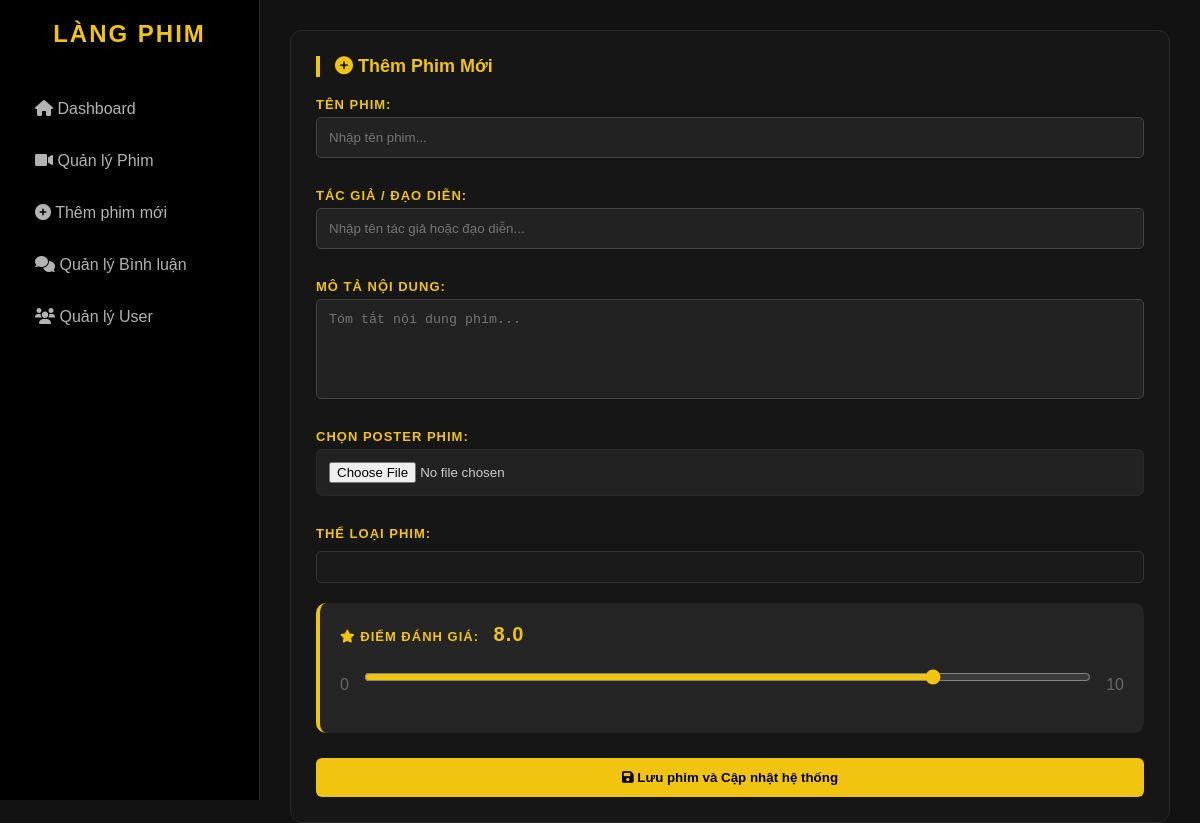
The page /admin/add-movie.php on the database as committed earlier.
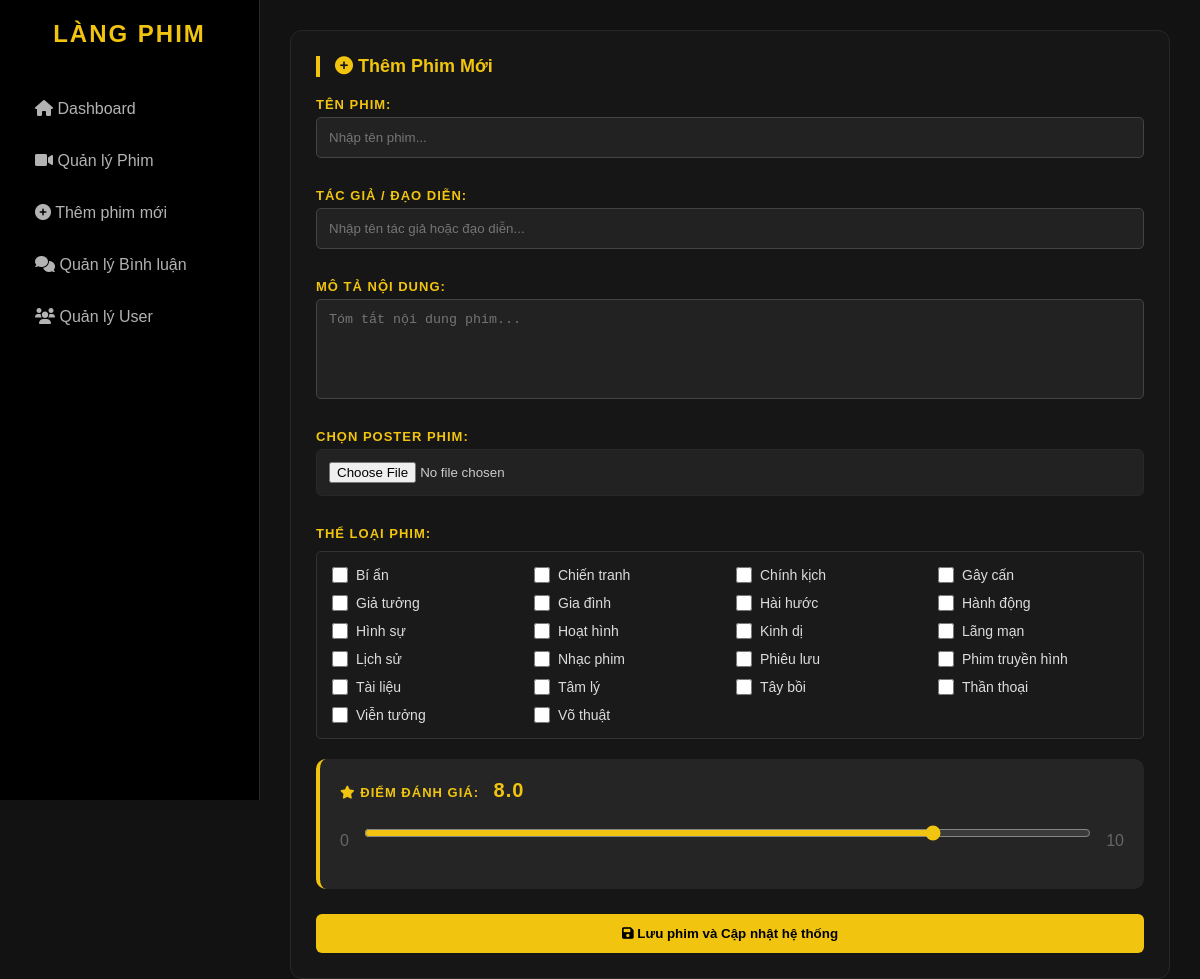
The same page on the database as committed later.
### tables this page shows
CREATE TABLE `genres` (
  `id` int(11) NOT NULL,
  `name` varchar(100) NOT NULL
);

### admin/add-movie.php (the view, shortened to what this page needs)
<?php
include_once __DIR__ . '/../core/config.php';
include 'sidebar.php';
?>
<div class="main-content">
    <div class="card">
        <h3><i class="fas fa-plus-circle"></i> Thêm Phim Mới</h3>
        <form action="process-movie.php" method="POST" enctype="multipart/form-data">
            <label class="form-label">Tên phim:</label>
            <input type="text" name="title" class="input-custom" placeholder="Nhập tên phim..." required>
            <label class="form-label">Tác giả / Đạo diễn:</label>
<input type="text" name="author" class="input-custom" placeholder="Nhập tên tác giả hoặc đạo diễn...">
            <label class="form-label">Mô tả nội dung:</label>
            <textarea name="overview" class="input-custom" style="height: 100px; resize: none;" placeholder="Tóm tắt nội dung phim..."></textarea>
            <label class="form-label">Chọn Poster phim:</label>
            <input type="file" name="poster_file" required style="margin-bottom:15px; color: #ccc;">
            <label class="form-label">Thể loại phim:</label>
            <div class="genre-grid">
                <?php
                $stmt = $pdo->query("SELECT * FROM genres ORDER BY name ASC");
                while ($genre = $stmt->fetch()):
                ?>
                    <label class="genre-item">
                        <input type="checkbox" name="genres[]" value="<?= $genre['id'] ?>">
                        <?= htmlspecialchars($genre['name']) ?>
                    </label>
                <?php endwhile; ?>
            </div>
            <div style="margin-top: 20px; background: #252525; padding: 20px; border-radius: 10px; border-left: 4px solid var(--primary);">
                <label class="form-label" style="margin-top: 0;">
                    <i class="fas fa-star"></i> Điểm Đánh giá:
                    <span id="ratingDisplay" style="color: var(--primary); font-size: 20px; font-weight: bold; margin-left: 10px;">8.0</span>
                </label>
                <div style="display: flex; align-items: center; gap: 15px; margin-top: 10px;">
                    <span style="color: #666;">0</span>
                    <input type="range" name="rating" min="0" max="10" step="0.1" value="8.0"
                           style="flex-grow: 1; accent-color: var(--primary); cursor: pointer;"
                           oninput="document.getElementById('ratingDisplay').innerText = this.value">
                    <span style="color: #666;">10</span>
                </div>
            </div>
            <button type="submit" name="add_movie_action" class="btn-submit" style="margin-top: 25px; width: 100%;">
                <i class="fas fa-save"></i> Lưu phim và Cập nhật hệ thống
            </button>
        </form>
    </div>
</div>

Rows that differ between the two databases and show on the page:
added genres: name "Bí ẩn"
added genres: name "Chiến tranh"
added genres: name "Chính kịch"
added genres: name "Gây cấn"
added genres: name "Giả tưởng"
added genres: name "Gia đình"
added genres: name "Hài hước"
added genres: name "Hành động"
added genres: name "Hình sự"
added genres: name "Hoạt hình"
added genres: name "Kinh dị"
added genres: name "Lãng mạn"
added genres: name "Lịch sử"
added genres: name "Nhạc phim"
added genres: name "Phiêu lưu"
added genres: name "Phim truyền hình"
added genres: name "Tài liệu"
added genres: name "Tâm lý"
added genres: name "Tây bồi"
added genres: name "Thần thoại"
added genres: name "Viễn tưởng"
added genres: name "Võ thuật"
